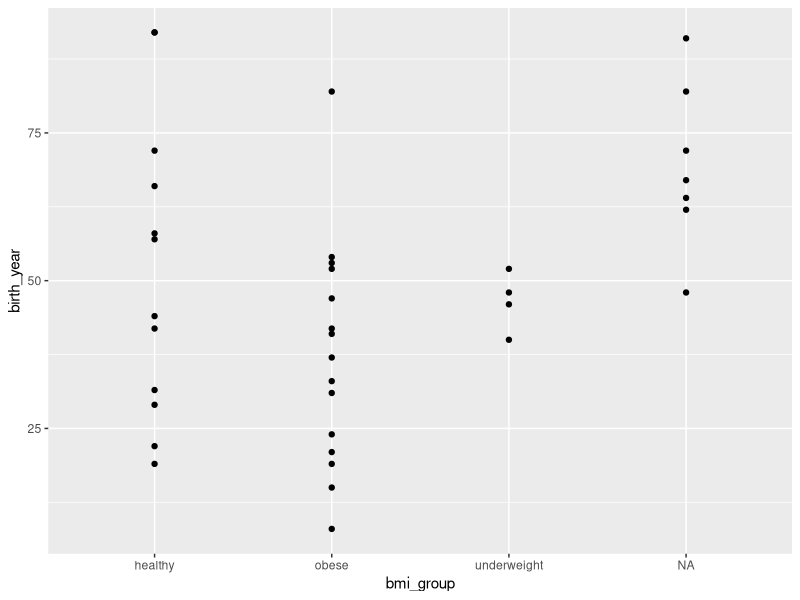
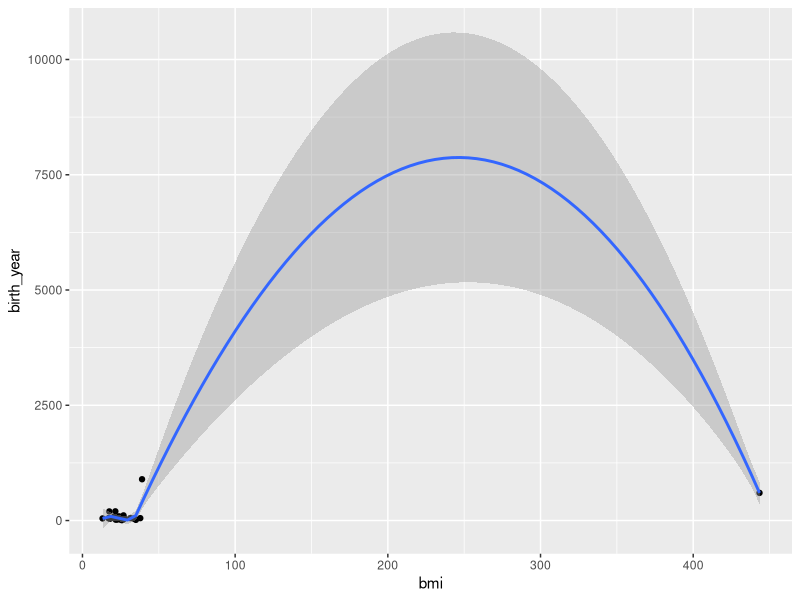
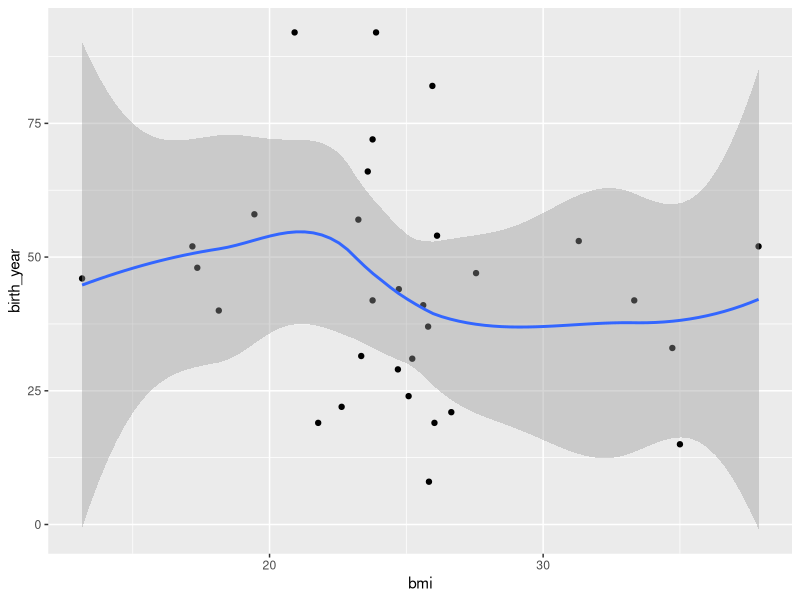

Write R code to recreate these figures, in order.
## ---- chunk 1
library(tidyverse)
library(dplyr)
## ---- chunk 2
starwarsDF1 <- starwars %>% 
  select(name,starships) %>% 
  filter(starships !="character(0)" )
nlist<-starwarsDF1$name
print("List the names of the characters having at least one starship:")
nlist

## ---- chunk 3
starwarsDF2 <- starwars %>% 
  group_by(eye_color) %>% 
  summarise(frequency_ = n_distinct(name)) %>% 
  arrange(desc(frequency_))
starwarsDF2

## ---- chunk 4
starwarsDF3<-starwars %>%
  group_by(species) %>%
  summarise(avg = mean(birth_year, na.rm=TRUE)) %>%
  arrange(desc(avg))
starwarsDF3
print("Three oldest species")
starwarsDF3$species[1:3]

## ---- chunk 5
starwarsDF4 <- starwars %>% 
  add_row(name="Amine Ceyda Tandogan",height=167,mass=49,hair_color="brown",skin_color="white",eye_color="brown",birth_year=198, sex="feminine",gender="feminine",homeworld="Tatooine ",species="Human") 

l<-length(starwarsDF4$films)

starwarsDF4$films[l]<-c("The Empire Strikes Back")
starwarsDF4$vehicles[l]<-c("Zephyr-G swoop bike")
starwarsDF4$starships[l]<-c("	X-wing")
print("The last row of the new data.")
starwarsDF4[l,]

## ---- chunk 6
starwarsDF4 <- starwarsDF4  %>% 
  mutate(bmi=(mass)/((height/100)^2)) %>% 
  mutate(bmi_group = ifelse(bmi<18.5, "underweight",(ifelse(bmi>18.4 & bmi<25,"healthy",ifelse(bmi>29.9 & bmi<30,"overweight","obese")))))

bmi_ <-starwarsDF4 %>% 
  select(bmi,bmi_group)
bmi_
## ---- chunk 7
ggplot(data = starwarsDF4 %>% filter(birth_year<100)) +
  geom_point(mapping = aes(x = bmi_group, y=birth_year)) 

## ---- chunk 8
ggplot(data = starwarsDF4 ) +
  geom_point(mapping = aes(x = bmi, y = birth_year)) +
  geom_smooth(mapping = aes(x = bmi, y = birth_year))

## ---- chunk 9
ggplot(data = starwarsDF4 %>% filter(birth_year<100,bmi<100)) +
  geom_point(mapping = aes(x = bmi, y = birth_year)) +
  geom_smooth(mapping = aes(x = bmi, y = birth_year))
